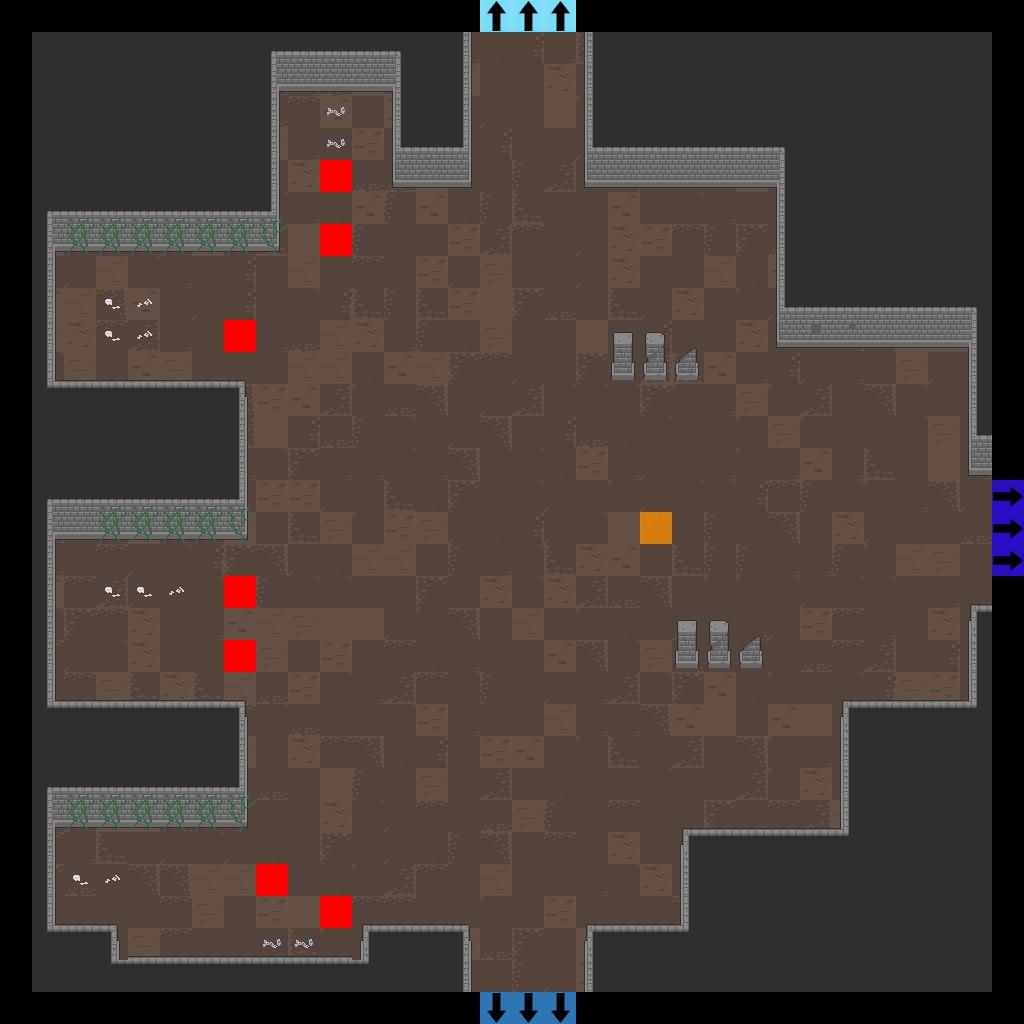

Rendered tile map (Tiled .tmx) drawn with the repository's tilesets; below, a short description and the map source with its tile grids summarised:
An orthogonal 32x32 tile map with 32x32 px tiles, 7 tile layers (Floor, Walls, Doors, Pillars, ...), 2 tilesets.

<map version="1.2" tiledversion="2019.04.18" orientation="orthogonal" renderorder="right-down" width="32" height="32" tilewidth="32" tileheight="32" infinite="0" nextlayerid="22" nextobjectid="1">
 <tileset firstgid="1" source="Dungeon_Tileset_2.tsx" />
 <tileset firstgid="321" source="flags.tsx" />
 <layer id="15" name="Floor" width="32" height="32">
  <data>[1024 cells, 900 non-empty, 30 distinct tile ids]</data>
 </layer>
 <layer id="16" name="Walls" width="32" height="32">
  <data>[1024 cells, 398 non-empty, 32 distinct tile ids]</data>
 </layer>
 <layer id="17" name="Doors" width="32" height="32">
  <data>[1024 cells, 0 non-empty, 0 distinct tile ids]</data>
 </layer>
 <layer id="18" name="Pillars" width="32" height="32">
  <data>[1024 cells, 12 non-empty, 6 distinct tile ids]</data>
 </layer>
 <layer id="19" name="Candles" width="32" height="32">
  <data>[1024 cells, 0 non-empty, 0 distinct tile ids]</data>
 </layer>
 <layer id="20" name="Debris" width="32" height="32">
  <data>[1024 cells, 49 non-empty, 7 distinct tile ids]</data>
 </layer>
 <layer id="21" name="Flags" width="32" height="32">
  <data>[1024 cells, 17 non-empty, 5 distinct tile ids]</data>
 </layer>
</map>
